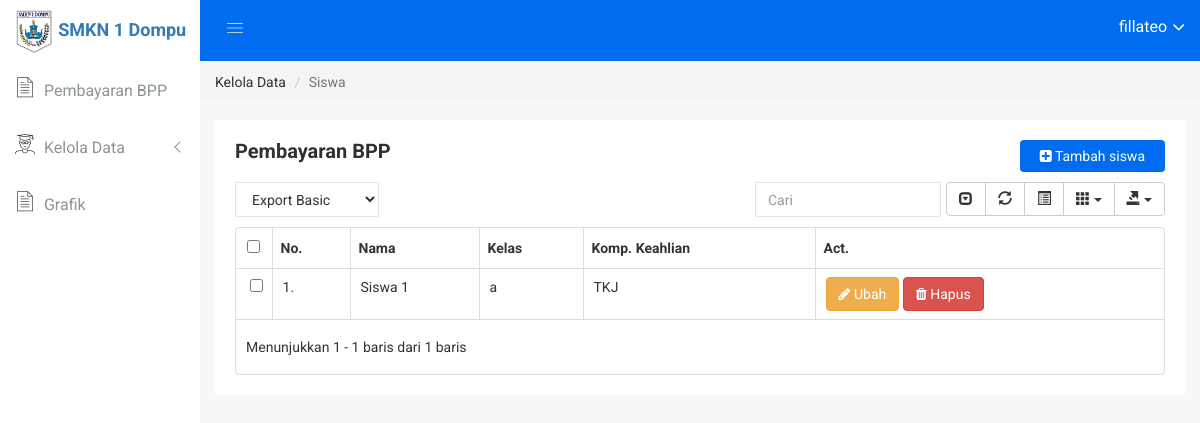
Screenshot of /daftar_siswa/ (signed in) with the database file from the repository.
### app_bpp/models.py (models this page shows, shortened)
class Siswa(models.Model):
	nama = models.CharField(max_length=100)
	kelas = models.ForeignKey(Kelas, on_delete=models.CASCADE, related_name='daftar_siswa')
	jurusan = models.ForeignKey(Jurusan, on_delete=models.CASCADE, related_name='daftar_siswa')
	class Meta:
		verbose_name_plural="Daftar Siswa"

class Kelas(models.Model):
	nama = models.CharField(max_length=100)
	class Meta:
		verbose_name_plural = "Daftar Kelas"
	def __str__(self):
		return self.nama

class Jurusan(models.Model):
	nama = models.CharField(max_length=200)
	class Meta:
		verbose_name_plural = "Daftar Jurusan"
	def __str__(self):
		return self.nama

### app_bpp/views.py (the view)
# urls.py: url(r'^daftar_siswa/$', list_siswa_view, name="daftar_siswa"),
@login_required
def list_siswa_view(request):
	daftar_siswa = Siswa.objects.all().order_by('jurusan')
	context = {
		'daftar_siswa': daftar_siswa,
	}
	return render(request, 'app_bpp/list_siswa.html', context)

### app_bpp/templates/app_bpp/list_siswa.html (shortened to what this page needs)
{% extends "base.html" %}
{% load humanize %}
{% block breadcrumb %}
<li class="breadcrumb-item" aria-current="page">Kelola Data</li>
<li class="breadcrumb-item active">Siswa</a></li>
{% endblock breadcrumb %}
{% block content %}
<div class="data-table-area mg-b-15">
	<div class="container-fluid">
		<div class="row">
			<div class="col-lg-12 col-md-12 col-sm-12 col-xs-12">
				<div class="sparkline13-list">
					<div class="sparkline13-hd">
						<div class="main-sparkline13-hd">
							<h1>Pembayaran <span class="table-project-n">BPP</span> </h1>
							<div class="add-product">
								<a href="{% url "app_bpp:tambah_siswa" %}"><i class="fa fa-plus-square" aria-hidden="true"></i> Tambah siswa</a>
							</div>
						</div>
					</div>
					<div class="sparkline13-graph">
						<div class="datatable-dashv1-list custom-datatable-overright">
							<div id="toolbar">
								<select class="form-control dt-tb">
									<option value="">Export Basic</option>
								</select>
							</div>
							<table id="table" data-toggle="table" data-pagination="true" data-search="true" data-show-columns="true" data-show-pagination-switch="true" data-show-refresh="true" data-key-events="true" data-show-toggle="true" data-resizable="true" data-cookie="true"
							data-cookie-id-table="saveId" data-show-export="true" data-click-to-select="true" data-toolbar="#toolbar">
							<thead>
								<tr>
									<th data-field="no">No.</th>
									<th data-field="nama">Nama</th>
									<th data-field="kelas">Kelas</th>
									<th data-field="jurusan">Komp. Keahlian</th>
									<th data-field="aksi">Act.</th>
								</tr>
							</thead>
							<tbody>
								{% for siswa in daftar_siswa %}
								<tr>
									<td>{{ forloop.counter }}.</td>
									<td>{{ siswa.nama }}</td>
									<td>{{ siswa.kelas }}</td>
									<td>{{ siswa.jurusan }}</td>
									<td>
										<a href="{% url "app_bpp:ubah_siswa" siswa.pk %}" class="btn btn-custon-three btn-warning" style="color: white;"><i class="fa fa-pencil edu-information" aria-hidden="true"></i> Ubah</a>
										<a onclick="return confirm('Yakin ingin menghapus siswa?')" href="{% url "app_bpp:hapus_siswa" siswa.pk %}" class="btn btn-custon-three btn-danger" style="color: white;"><i class="fa fa-trash edu-information" aria-hidden="true"></i> Hapus</a>
									</td>
								</tr>
								{% endfor %}
							</tbody>
						</table>
					</div>
				</div>
			</div>
		</div>
	</div>
</div>
</div>
{% endblock content %}}

### templates/base.html (shortened to what this page needs)
<!DOCTYPE html>
{% load static %}
<html class="no-js" lang="en">
<head>
    {% include "snippets/styles.html" %}
</head>
<body>
    {% include "snippets/left_sidebar.html" %}
    <div class="all-content-wrapper">
        <div class="container-fluid">
            <div class="row">
                <div class="col-lg-12 col-md-12 col-sm-12 col-xs-12">
                    <div class="logo-pro">
                        <h4 style="margin-top: 8px;"><a href="{% url "app_bpp:home" %}"><img src="{% static "img/logo/logo-smk.jpg" %}" alt="" width="40" /> SMKN 1 Dompu</a></h4>
                    </div>
                </div>
            </div>
        </div>
        <div class="header-advance-area">
            <div class="header-top-area">
                <div class="container-fluid">
                    <div class="row">
                        <div class="col-lg-12 col-md-12 col-sm-12 col-xs-12">
                            <div class="header-top-wraper">
                                <div class="row">
                                    <div class="col-lg-1 col-md-0 col-sm-1 col-xs-12">
                                        <div class="menu-switcher-pro">
                                            <button type="button" id="sidebarCollapse" class="btn bar-button-pro header-drl-controller-btn btn-info navbar-btn">
                                                <i class="educate-icon educate-nav"></i>
                                            </button>
                                        </div>
                                    </div>
                                    <div class="col-lg-5 col-md-5 col-sm-12 col-xs-12">
                                        <div class="header-right-info">
                                            <ul class="nav navbar-nav mai-top-nav header-right-menu">
                                                <li class="nav-item">
                                                    <a href="#" data-toggle="dropdown" role="button" aria-expanded="false" class="nav-link dropdown-toggle">
                                                        <span class="admin-name">{{ user }}</span>
                                                        <i class="fa fa-angle-down edu-icon edu-down-arrow"></i>
                                                    </a>
                                                        </li>
                                                    </ul>
                                        </div>
                                    </div>
                                </div>
                            </div>
                        </div>
                    </div>
                </div>
            </div>
        </div>
        <nav aria-label="breadcrumb">
            <ol class="breadcrumb">
                {% block breadcrumb %}{% endblock breadcrumb %}
            </ol>
        </nav>
        {% block content %}{% endblock content %}
    </div>
</body>
</html>

### static/css/main.css (style rules this page uses)
html { color: #222; font-size: 1em; line-height: 1.4; }

### rows the page displays
Siswa: nama "Siswa 1", kelas "a", jurusan "TKJ"

### other values shown
{{ user }} "fillateo"
